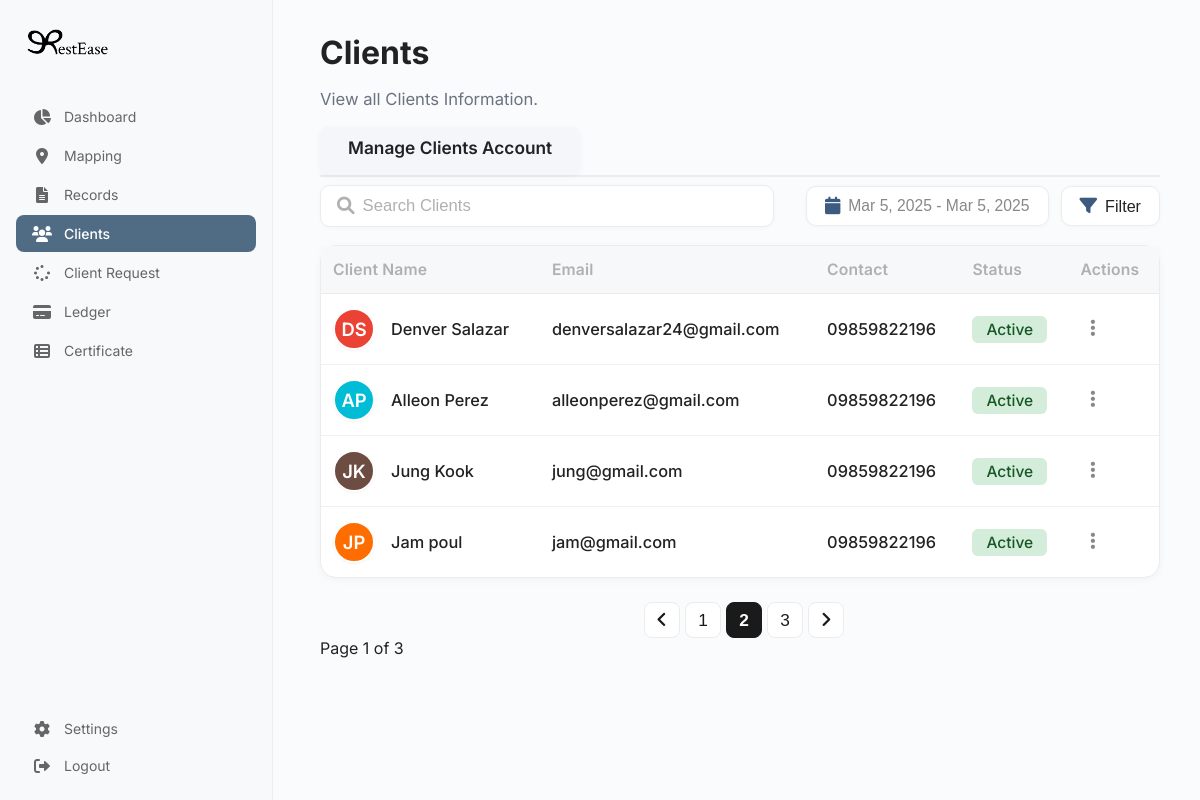
The app's page /AdminSide/Clients.php, older data.
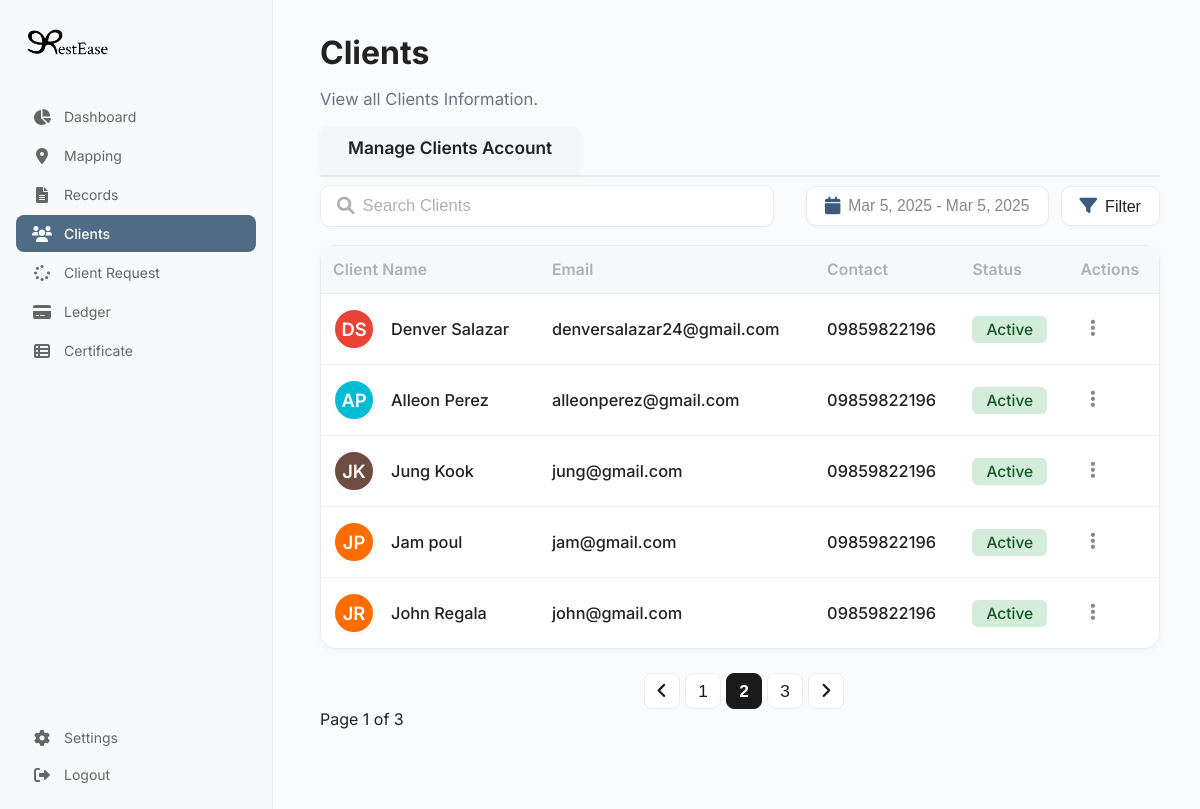
The same page, newer data.
### tables this page shows
CREATE TABLE `users` (
  `id` int(11) NOT NULL,
  `first_name` varchar(100) NOT NULL,
  `last_name` varchar(100) NOT NULL,
  `email` varchar(255) NOT NULL,
  `contact_no` varchar(30) NOT NULL,
  `password` varchar(255) NOT NULL,
  `created_at` timestamp NOT NULL DEFAULT current_timestamp(),
  `reset_code` varchar(6) DEFAULT NULL,
  `reset_expires` datetime DEFAULT NULL
);

### AdminSide/Clients.php (the view, shortened to what this page needs)
<!DOCTYPE html>
<html lang="en">
<head>
  <link rel="stylesheet" href="https://cdnjs.cloudflare.com/ajax/libs/font-awesome/6.0.0/css/all.min.css">
  <link rel="stylesheet" href="../css/Clients.css">
  <link rel="stylesheet" href="../css/sidebar.css">
</head>
<body>
  <?php include '../Includes/sidebar.php'; ?>
  <main class="main-content">
    <div class="clients-header">
      <h1>Clients</h1>
      <p class="subtitle">View all Clients Information.</p>
    </div>
    <div class="clients-tabs-bar">
      <div class="clients-tabs">
        <span class="clients-tab-title">Manage Clients Account</span>
      </div>
    </div>
    <div class="clients-actions">
      <div class="search-container">
        <i class="fas fa-search"></i>
        <input type="text" placeholder="Search Clients">
      </div>
      <div class="actions-right">
        <button class="date-picker-btn"><i class="fas fa-calendar"></i> <span>Mar 5, 2025 - Mar 5, 2025</span></button>
        <button class="filter-btn"><i class="fas fa-filter"></i> Filter</button>
      </div>
    </div>
    <div class="clients-table-container">
      <table class="clients-table">
        <thead>
          <tr>
            <th>Client Name</th>
            <th>Email</th>
            <th>Contact</th>
            <th>Status</th>
            <th>Actions</th>
          </tr>
        </thead>
        <tbody>
        <?php
        include_once '../Includes/db.php';
        if ($conn->connect_error) {
            echo "<tr><td colspan='5'>Database connection failed.</td></tr>";
        } else {
            $sql = "SELECT first_name, last_name, email, contact_no FROM users";
            $result = $conn->query($sql);
            if ($result && $result->num_rows > 0) {
                while ($row = $result->fetch_assoc()) {
                    $firstName = htmlspecialchars($row['first_name']);
                    $lastName = htmlspecialchars($row['last_name']);
                    $name = $firstName . ' ' . $lastName;
                    $email = htmlspecialchars($row['email']);
                    $contact = htmlspecialchars($row['contact_no']);
                    $initials = strtoupper(substr($firstName, 0, 1) . substr($lastName, 0, 1));
                    $colorIndex = (abs(crc32($firstName . $lastName)) % 10) + 1;
                    $colorClass = "avatar-color-$colorIndex";
                    echo "<tr>
                    <td>
                        <div class=\"avatar-img avatar-google $colorClass\" style=\"display:inline-flex;\">$initials</div><span class=\"client-name\" style=\"vertical-align:middle; margin-left:4px; display:inline-block;\">$name</span>
                    </td>
                    <td>$email</td>
                    <td>$contact</td>
                    <td><span style=\"background:#d4edda;color:#155724;padding:4px 14px;border-radius:6px;font-size:0.95em;\">Active</span></td>
                    <td>
                        <div class=\"actions-dropdown\">
                            <button class=\"actions-btn\" onclick=\"toggleActionsMenu(this); return false;\">
                                <i class=\"fas fa-ellipsis-v\"></i>
                            </button>
                            <div class=\"actions-menu\">
                                <button class=\"dropdown-item\"><i class=\"fas fa-user-slash\"></i> Disable</button>
                                <button class=\"dropdown-item delete\"><i class=\"fas fa-archive\"></i> Archive</button>
                            </div>
                        </div>
                    </td>
                </tr>";
                }
            } else {
                echo "<tr><td colspan='5'>No clients found.</td></tr>";
            }
        }
        ?>
        </tbody>
      </table>
    </div>
    <div class="clients-pagination-bar">
      <div class="pagination">
        <button class="page-btn"><i class="fas fa-angle-left"></i></button>
        <button class="page-btn">1</button>
        <button class="page-btn active">2</button>
        <button class="page-btn">3</button>
        <button class="page-btn"><i class="fas fa-angle-right"></i></button>
      </div>
    </div>
    <div>
        <span> Page 1 of 3
          </span>
        </div>
  </main>
</body>
</html>

Row changes from the older to the newer data that the page shows:
added users: initials "JR", name "John Regala", email "john@gmail.com", contact_no "09859822196"
